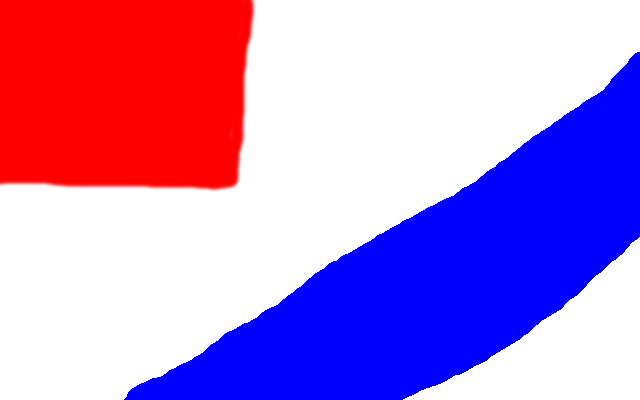
#> input picture Data/color_test.png, 640 x 400 px, found by its file name
$ python random_image.py
#> lines starting #> are read from the running program, lines starting #| are printed output that depends on the picture
#> further down, bkg is the input picture: PIL image 640x400 RGB; mean R, G, B 186.1, 140.6, 209.5
### Code/Parameters.py
import copy


def linear(progress):  # progress is between 0 and 1
    return progress


class Variable:
    # [9 lines left out: function __init__, not called in this run]

    def get(self):
        return self.current

    # [4 lines left out: function execute, not called in this run]


class Parameters:
    def __init__(self, dictionary=None):
        if dictionary is None:
            dictionary = {}
        self.data = dictionary

    def __getitem__(self, item):
        return copy.deepcopy(self.data[item])

    def __setitem__(self, key, value):
        self.data[key] = copy.deepcopy(value)

### Data/random_image.py
import matplotlib.pyplot as plt
import numpy as np
from PIL import Image

from Code.Parameters import Parameters


class RandomImage:
    def __init__(self, image, parameters):
        self.data = None
        self.image = image
        self.size = None
        self.pictures_dim = parameters["pictures_dim"]
        self.color = False
        self.nb_pictures = None
        self.sliding_window()

    def sliding_window(self):
        self.data = []
        self.size = np.flip(self.image.size, 0)  # For some strange reason the data isn't ordered in the same way as the size says
#> self.size = [400, 640]
        # print(self.size)
        pixels = np.array(self.image.getdata(), 'uint8')
        # print(pixels.shape)
        if len(pixels.shape) == 2:  # File has RGB colours
            self.size[1] *= 3
            self.pictures_dim[1] *= 3
            self.color = True
        pixels = pixels.reshape(self.size)
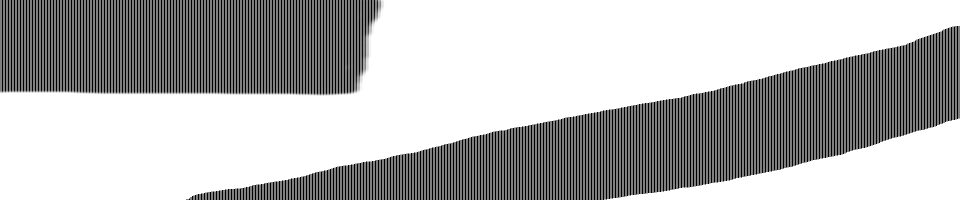
#> pixels: shape (400, 1920) (shown at 1/2 size); min 0, max 255, mean 178.8
        for i in range(0, self.size[0] - self.pictures_dim[0], 1):
            for j in range(0, self.size[1] - self.pictures_dim[1], 3):
                self.data.append(np.array(pixels[i:i+self.pictures_dim[0], j:j+self.pictures_dim[1]]).flatten())
#> after the loop, self.data = 245700 items
        self.data = np.array(self.data) / 255

    def reconstruct(self, data, size=None):
        size = self.size
        dim = self.pictures_dim
        if self.color:
            size = [self.size[0], self.size[1] // 3, 3]
            dim = [self.pictures_dim[0], self.pictures_dim[1] // 3, 3]
        pixels = np.zeros(size)

        count = 0
        for i in range(0, size[0] - dim[0], 5):
            for j in range(0, size[1] - dim[1], 5):
                # print(i,j)
                current = data[count]
                count += 1
                # print(current)
                current = current.reshape(dim)
                # [6 lines of commented-out code are left out]
                pixels[i:i+dim[1], j:j+dim[1], :] += current
        pixels *= (255/4)
        pixels = np.array(pixels, 'uint8')
        return pixels

    def get_data(self, size):
        np.random.shuffle(self.data)
        return self.data[0:size]

    def display(self):
        return plt.imshow(self.image)


if __name__ == '__main__':
    bkg = Image.open("Data/color_test.png")
    pictures_dim = [10, 10]
    parameters = Parameters({"pictures_dim": pictures_dim})
    data = RandomImage(bkg, parameters)
